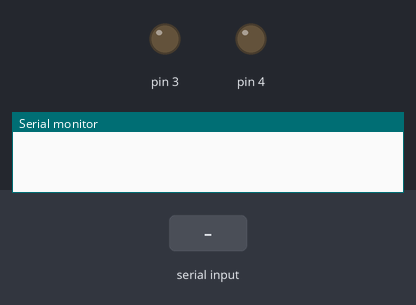
This sketch was run on a simulated Arduino Uno, built with avr-gcc and run on an emulated ATmega328P. Shown: output pins drawn as LEDs (lit = HIGH), the last lines printed to the serial monitor. Inputs (shaded band) come from the test bench.

Above: at 1.2 s.
1.3 s: "A" received over Serial
At 2.0 s:
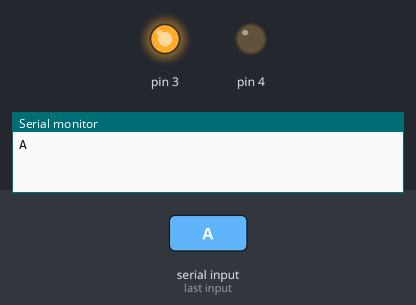
2.8 s: "B" received over Serial
At 3.1 s:
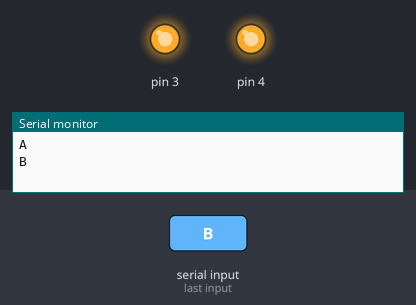
4.3 s: "a" received over Serial
At 5.5 s:
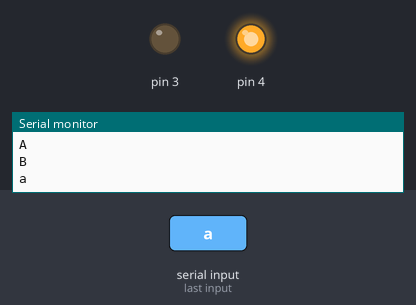
Timing chart, 0 to 7.3 s (numbered marks = the images above; inputs shaded):
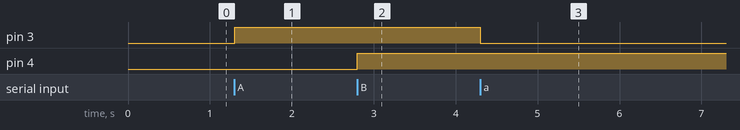

The sketch:

bt_control_device.ino
```cpp
/* Home Automation With Bluetooth Module*/
char data;

void setup()
{
  pinMode(3,OUTPUT);
  pinMode(4,OUTPUT);
  Serial.begin(9600);
}

void loop()
{
  while (Serial.available()==0);
  data = Serial.read();
  Serial.println(data);

  if (data=='A')
  digitalWrite(3,HIGH);

  if (data == 'a')
  digitalWrite(3,LOW);

  if (data=='B')
  digitalWrite(4,HIGH);

  if (data=='b')
  digitalWrite(4,LOW);
}
```

Measured:
- after the input at 1.3 s, pin 3: LOW → HIGH at once
- after the input at 2.8 s, pin 4: LOW → HIGH at once
- after the input at 4.3 s, pin 3: HIGH → LOW at once
